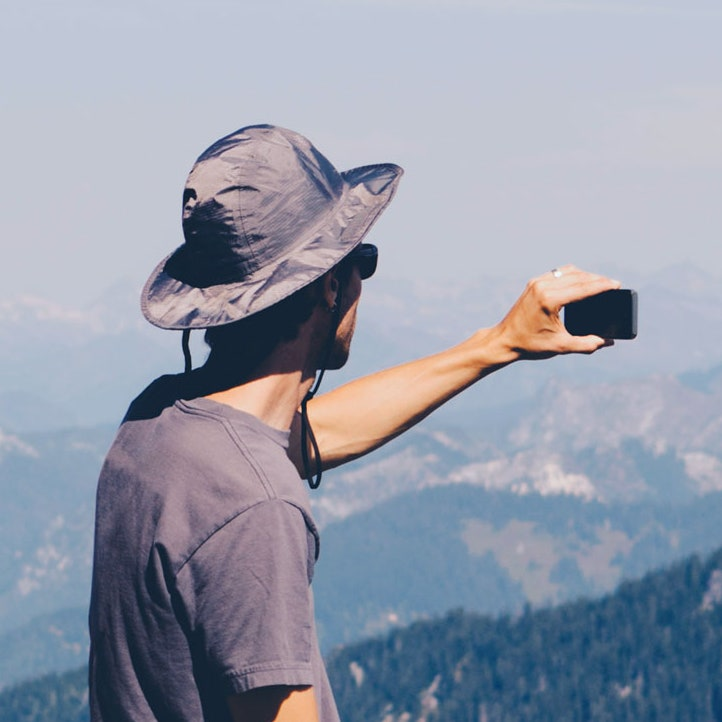
#> input picture images/a.jpg, 722 x 722 px
$ jupyter execute --allow-errors 'Color Detection using K-means Algorithm.ipynb'
#> lines starting #> are read from the running program, lines starting #| are printed output that depends on the picture
[cell 1]
import cv2 as cv
import numpy as np
import webcolors
import matplotlib.pyplot as plt
from matplotlib import colors
from sklearn.cluster import KMeans
from collections import Counter
# from scipy.spatial import KDTree
# from webcolors import (
#     css3_hex_to_names,
#     hex_to_rgb,
# )

[cell 2]
def rgb_to_hex(rgb_color):
    hex_color = "#"
    for i in rgb_color:
        i = int(i)
        hex_color += ("{:02x}".format(i))
    return hex_color

[cell 3]
image_name = r"images/a.jpg"
raw_image = cv.imread(image_name)
#> raw_image is the input picture: shape (722, 722, 3); mean B, G, R 169.9, 154.5, 148.5
img  = cv.resize(raw_image,(900,600),interpolation = cv.INTER_AREA)
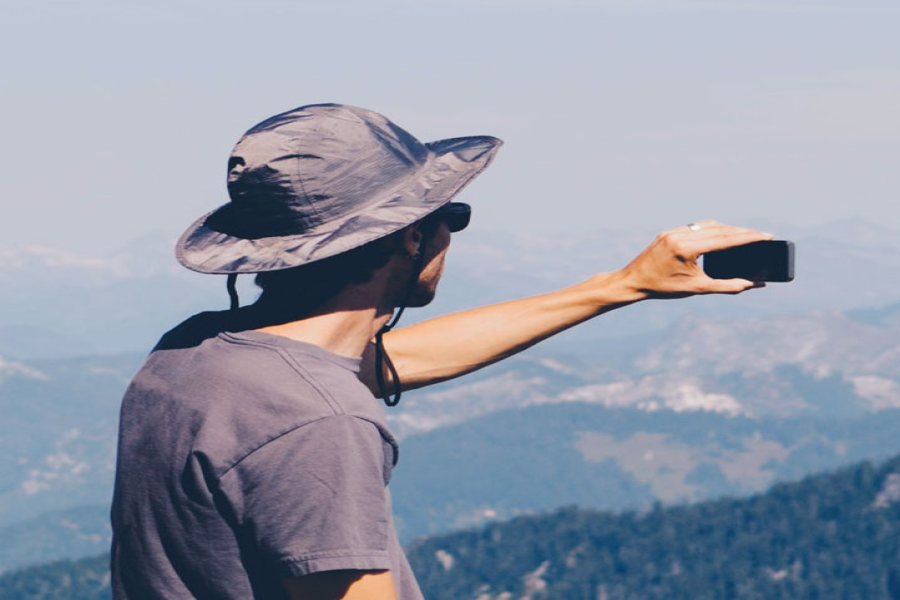
#> img: shape (600, 900, 3); mean B, G, R 169.8, 154.4, 148.4

[cell 4]
img = img.reshape(img.shape[0] * img.shape[1],3)
img.shape
#> Out = (540000, 3)

[cell 5]
img

[cell 6]
clf =KMeans(n_clusters=5)
color_labels = clf.fit_predict(img)
center_color = clf.cluster_centers_

[cell 7]
color_labels

[cell 8]
center_color

[cell 9]
count = Counter(color_labels)
#> count = {2: 265528, 3: 136117, 4: 72376, 1: 45627, 0: 20352}
count
#> Out has the same summary as count

[cell 10]
ordered_colors = [center_color[i] for i in count.keys() ]
#> ordered_colors = [[207.5, 194.3, 190.4], [166.3, 146.6, 138.8], [115.2, 87.28, 63.13], [58.51, 41.75, 32.28], [144.4, 176.9, 228.5]]
ordered_colors
#> Out has the same summary as ordered_colors

[cell 11]
hex_color = [rgb_to_hex(ordered_colors[i]) for i in count.keys()]
#> the loop in rgb_to_hex, `for i in rgb_color:` made 3 passes
#> (i, hex_color) on passes 1 to 3: (115, '#73'), (87, '#7357'), (63, '#73573f')
#> the loop in rgb_to_hex (call 2), `for i in rgb_color:` made 3 passes
#> (i, hex_color) on passes 1 to 3: (58, '#3a'), (41, '#3a29'), (32, '#3a2920')
#> hex_color = ['#73573f', '#3a2920', '#90b0e4', '#a6928a', '#cfc2be']
hex_color
#> Out has the same summary as hex_color

[cell 12]
plt.figure(figsize=(12,8))
plt.pie(count.values(),labels = hex_color,colors = hex_color)
plt.savefig(f'{image_name[:5]}-analysis.png')
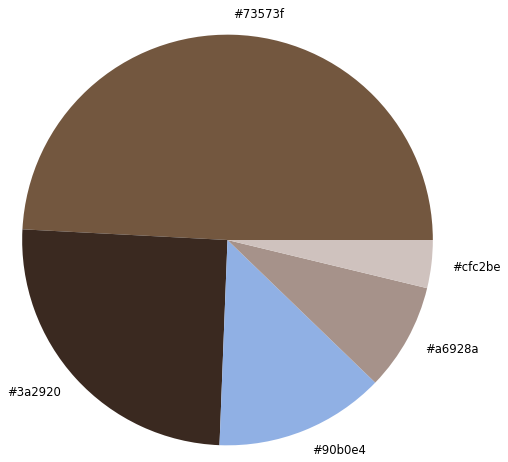
#> figure drawn by matplotlib, 1 panel

[cell 13]
hex_color
#> Out has the same summary as hex_color
